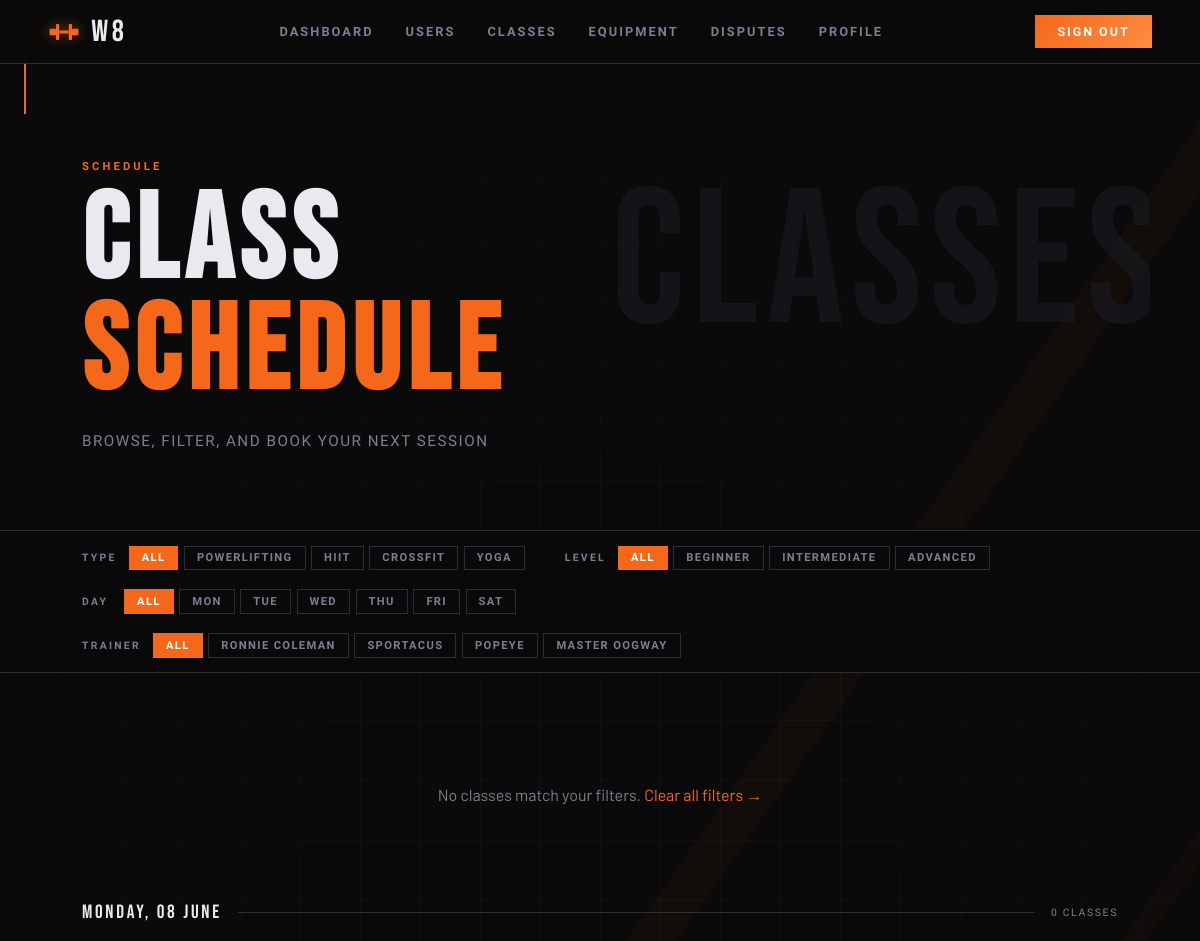
Page /pages/classes.php (signed in, upper part) on the earlier database version.
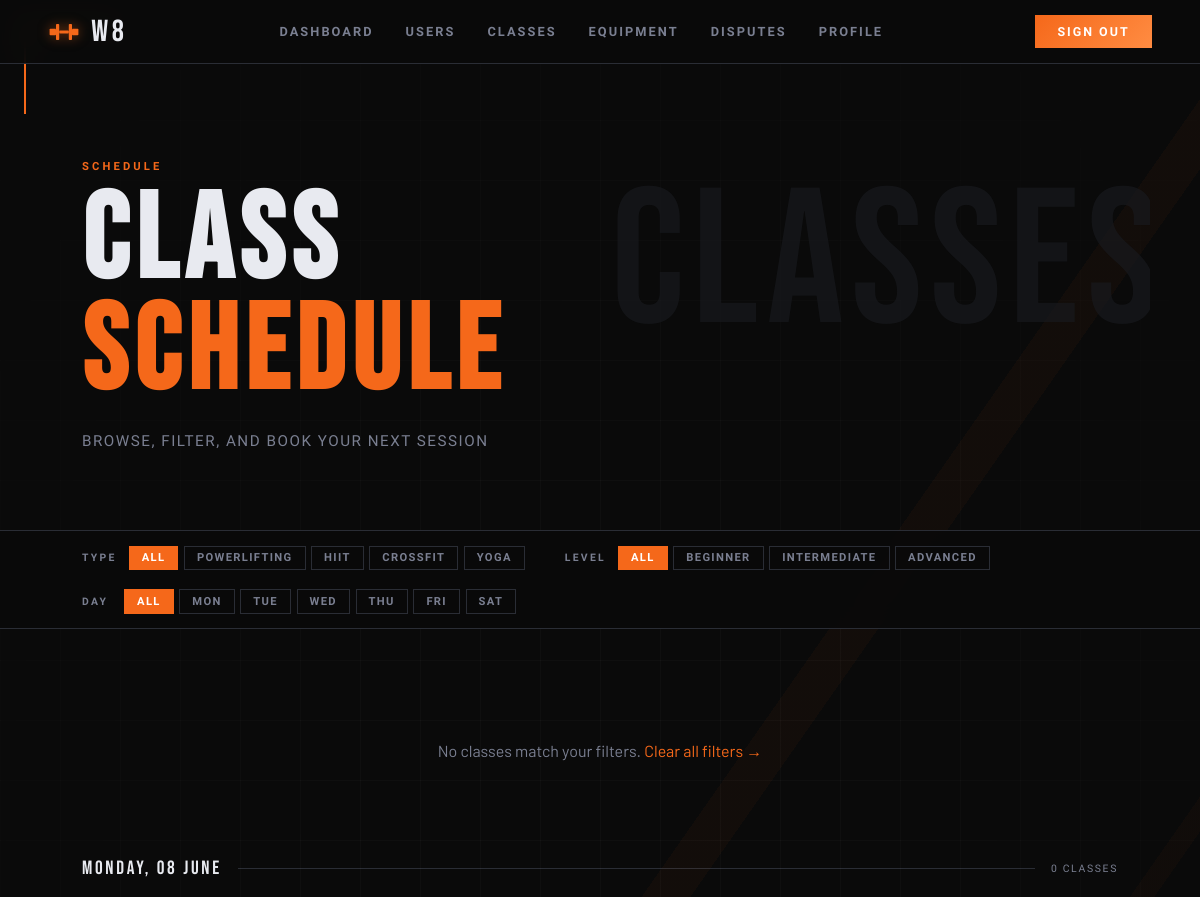
Same page on the later database version.
### tables this page shows
CREATE TABLE users (
  id             INTEGER PRIMARY KEY AUTOINCREMENT,
  username       TEXT    NOT NULL UNIQUE,
  email          TEXT    NOT NULL UNIQUE,
  password_hash  TEXT    NOT NULL,
  first_name     TEXT    NOT NULL,
  last_name      TEXT    NOT NULL,
  phone          TEXT    DEFAULT NULL,
  date_of_birth  TEXT    DEFAULT NULL,   -- ISO-8601: YYYY-MM-DD
  photo_path     TEXT    DEFAULT NULL,   -- stored relative path
  role           TEXT    NOT NULL DEFAULT 'member'
                         CHECK (role IN ('member','trainer','admin')),
  is_active      INTEGER NOT NULL DEFAULT 1,
  created_at     TEXT    NOT NULL DEFAULT (datetime('now')),
  updated_at     TEXT    NOT NULL DEFAULT (datetime('now'))
  -- NOTE: update updated_at via UPDATE trigger or in application code
);

### pages/classes.php (the view, shortened to what the changed rows need)
<?php
$db    = get_db();
function ensure_demo_weekly_schedule(PDO $db): void {
    $trainers = [
        'ronniec' => ['email' => 'ronnie@w8gym.com', 'first' => 'Ronnie', 'last' => 'Coleman', 'phone' => '555-1001', 'photo' => 'images/ronnie.jpg', 'specialty' => 'strength', 'bio' => '8 time Mr. Olympia, now focused on strength training.', 'certs' => 'Strength coaching, powerlifting technique, contest prep', 'years' => 8],
        'sportacus' => ['email' => 'sportacus@w8gym.com', 'first' => 'Sportacus', 'last' => '', 'phone' => '555-1002', 'photo' => 'images/sportacus.jpg', 'specialty' => 'cardio', 'bio' => 'Aerobics world champion focused on performance and conditioning.', 'certs' => 'HIIT coaching, mobility, athletic conditioning', 'years' => 10],
        'popeye' => ['email' => 'popeye@w8gym.com', 'first' => 'Popeye', 'last' => '', 'phone' => '555-1003', 'photo' => 'images/popeye.jpg', 'specialty' => 'crossfit', 'bio' => 'Specialist in movement quality and injury prevention.', 'certs' => 'CrossFit L2, Olympic lifting, movement screening', 'years' => 6],
        'oogway' => ['email' => 'oogway@w8gym.com', 'first' => 'Master', 'last' => 'Oogway', 'phone' => '555-1004', 'photo' => 'images/oogway.jpg', 'specialty' => 'yoga', 'bio' => 'Yoga instructor focused on recovery, breathwork and relaxation.', 'certs' => 'RYT-200, recovery coaching, breathwork', 'years' => 12],
    ];
}
function selected_values(string $param, array $allowed): array {
    $raw = $_GET[$param] ?? '';
    if (is_array($raw)) {
        $parts = $raw;
    } else {
        $parts = explode(',', (string)$raw);
    }
    $values = [];
    foreach ($parts as $value) {
        $value = trim((string)$value);
    }
    return array_values(array_unique($values));
}
function selected_int_values(string $param, array $allowed): array {
    $raw = $_GET[$param] ?? '';
    if (is_array($raw)) {
        $parts = $raw;
    } else {
        $parts = explode(',', (string)$raw);
    }
    $values = [];
    foreach ($parts as $value) {
        $value = (int)$value;
    }
    return array_values(array_unique($values));
}
function add_in_filter(array &$where, array &$params, string $column, array $values): void {
    if (!$values) return;
}
$valid_types = ['powerlifting', 'hiit', 'crossfit', 'yoga'];
$valid_levels = ['beginner', 'intermediate', 'advanced'];
$filter_types = selected_values('type', $valid_types);
$filter_levels = selected_values('level', $valid_levels);
$trainers = $db->query(
    'SELECT u.id, u.first_name, u.last_name FROM users u
     JOIN classes c ON c.trainer_id = u.id
     WHERE u.role = "trainer" AND u.is_active = 1 AND c.is_active = 1
     GROUP BY u.id
     ORDER BY CASE u.username
                WHEN "ronniec" THEN 1
                WHEN "sportacus" THEN 2
                WHEN "popeye" THEN 3
                WHEN "oogway" THEN 4
                ELSE 5
              END,
              u.first_name'
)->fetchAll();
$valid_trainer_ids = array_map(static fn($t) => (int)$t['id'], $trainers);
$filter_trainers = selected_int_values('trainer', $valid_trainer_ids);
$week_start_ts = strtotime('monday next week');
$week_end_ts = strtotime('+7 days', $week_start_ts);
$week_start = date('Y-m-d 00:00:00', $week_start_ts);
$week_end = date('Y-m-d 00:00:00', $week_end_ts);
$where  = ['cs.scheduled_at >= ?', 'cs.scheduled_at < ?', 'cs.status = "scheduled"', 'c.is_active = 1'];
$params = [$week_start, $week_end];
add_in_filter($where, $params, 'c.type', $filter_types);
add_in_filter($where, $params, 'c.level', $filter_levels);
add_in_filter($where, $params, 'c.trainer_id', $filter_trainers);
$week_days = [];
foreach (['mon', 'tue', 'wed', 'thu', 'fri', 'sat'] as $offset => $key) {
    $date = date('Y-m-d', strtotime('+' . $offset . ' days', $week_start_ts));
    $week_days[$key] = [
        'date' => $date,
        'label' => date('l, d F', strtotime($date)),
        'sessions' => [],
    ];
}
function is_active_filter(string $param, string $value): string {
    $allowed = [
        'type' => ['powerlifting', 'hiit', 'crossfit', 'yoga'],
        'level' => ['beginner', 'intermediate', 'advanced'],
        'day' => ['mon', 'tue', 'wed', 'thu', 'fri', 'sat'],
    ];
    $selected = selected_values($param, $allowed[$param] ?? []);
    return ($value === 'all' ? empty($selected) : in_array($value, $selected, true)) ? 'chip--active' : '';
}
function is_active_trainer_filter(int $trainer_id): string {
    global $valid_trainer_ids;
    $selected = selected_int_values('trainer', $valid_trainer_ids);
    return in_array($trainer_id, $selected, true) ? 'chip--active' : '';
}
function filter_url(array $overrides): string {
    $params = array_merge($_GET, $overrides);
    foreach ($params as $k => $v) {
        if ($v === 'all' || $v === '' || $v === '0' || $v === 0) unset($params[$k]);
    }
    return 'classes.php' . ($params ? '?' . http_build_query($params) : '');
}
function toggle_filter_url(string $param, string $value): string {
    $allowed = [
        'type' => ['powerlifting', 'hiit', 'crossfit', 'yoga'],
        'level' => ['beginner', 'intermediate', 'advanced'],
        'day' => ['mon', 'tue', 'wed', 'thu', 'fri', 'sat'],
    ];
    $selected = selected_values($param, $allowed[$param] ?? []);
    if (in_array($value, $selected, true)) {
        $selected = array_values(array_diff($selected, [$value]));
    } else {
        $selected[] = $value;
    }
    return filter_url([$param => $selected ? implode(',', $selected) : 'all']);
}
function toggle_trainer_url(int $trainer_id): string {
    global $valid_trainer_ids;
    $selected = selected_int_values('trainer', $valid_trainer_ids);
    if (in_array($trainer_id, $selected, true)) {
        $selected = array_values(array_diff($selected, [$trainer_id]));
    } else {
        $selected[] = $trainer_id;
    }
    return filter_url(['trainer' => $selected ? implode(',', $selected) : 0]);
}
?>
<!DOCTYPE html>
<html lang="en">
<head>
  <link rel="stylesheet" href="../css/base.css">
  <link rel="stylesheet" href="../css/components.css">
  <link rel="stylesheet" href="../css/classes.css">
</head>
<body>
  <main>
    <header class="page-header">
      <div class="page-header__inner">
        <h1 class="page-header__title">Class<br><span>Schedule</span></h1>
      </div>
    </header>
    <section class="filters-bar">
      <div class="filters-bar__inner">
        <div class="filter-group">
          <div class="filter-chips">
            <a href="<?= filter_url(['day'=>'all']) ?>" class="chip <?= is_active_filter('day','all') ?>">All</a>
            <?php foreach (['mon'=>'Mon','tue'=>'Tue','wed'=>'Wed','thu'=>'Thu','fri'=>'Fri','sat'=>'Sat'] as $k=>$v): ?>
            <a href="<?= toggle_filter_url('day',$k) ?>" class="chip <?= is_active_filter('day',$k) ?>"><?= $v ?></a>
            <?php endforeach; ?>
          </div>
        </div>
        <?php if ($trainers): ?>
        <div class="filter-group">
          <span class="filter-group__label">Trainer</span>
          <div class="filter-chips">
            <a href="<?= filter_url(['trainer'=>0]) ?>" class="chip <?= empty($filter_trainers) ? 'chip--active' : '' ?>">All</a>
            <?php foreach ($trainers as $t): ?>
            <a href="<?= toggle_trainer_url((int)$t['id']) ?>" class="chip <?= is_active_trainer_filter((int)$t['id']) ?>">
              <?= htmlspecialchars(trim($t['first_name'] . ' ' . $t['last_name']), ENT_QUOTES, 'UTF-8') ?>
            </a>
            <?php endforeach; ?>
          </div>
        </div>
        <?php endif; ?>
      </div>
    </section>
    <section class="sched-layout">
      <div class="inner" style="padding-top:3rem;padding-bottom:6rem;">
        <?php foreach ($week_days as $day): ?>
        <?php $day_sessions = $day['sessions']; ?>
        <section class="day-block">
          <div class="day-label">
            <span class="day-label__name"><?= htmlspecialchars($day['label'], ENT_QUOTES, 'UTF-8') ?></span>
            <div class="day-label__line"></div>
            <span class="day-label__count"><?= count($day_sessions) ?> class<?= count($day_sessions) != 1 ? 'es' : '' ?></span>
          </div>
        </section>
        <?php endforeach; ?>
      </div>
    </section>
  </main>
</body>
</html>

Differences in the rows shown:
no longer on this page (row edited): users: first_name+last_name "RONNIE COLEMAN"
no longer on this page (row edited): users: first_name "SPORTACUS"
no longer on this page (row edited): users: first_name "POPEYE"
no longer on this page (row edited): users: first_name+last_name "MASTER OOGWAY"
Other differences:
text no longer shown: "TRAINER ALL"
